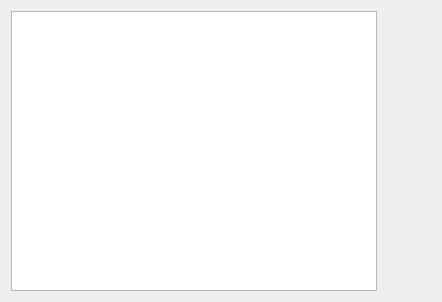
<?xml version="1.0" encoding="UTF-8"?>
<ui version="4.0">
 <class>kds_dishtype_setting</class>
 <widget class="QDialog" name="kds_dishtype_setting">
  <property name="geometry">
   <rect>
    <x>0</x>
    <y>0</y>
    <width>442</width>
    <height>302</height>
   </rect>
  </property>
  <property name="windowTitle">
   <string>Dialog</string>
  </property>
  <layout class="QHBoxLayout" name="horizontalLayout">
   <item>
    <widget class="lds_tablewidget" name="tableWidget"/>
   </item>
   <item>
    <layout class="QVBoxLayout" name="verticalLayout">
     <item>
      <widget class="QToolButton" name="toolButton_add">
       <property name="sizePolicy">
        <sizepolicy hsizetype="Preferred" vsizetype="Minimum">
         <horstretch>0</horstretch>
         <verstretch>0</verstretch>
        </sizepolicy>
       </property>
       <property name="minimumSize">
        <size>
         <width>40</width>
         <height>40</height>
        </size>
       </property>
       <property name="icon">
        <iconset resource="kds_res.qrc">
         <normaloff>:/kds/image/list-add.png</normaloff>:/kds/image/list-add.png</iconset>
       </property>
       <property name="iconSize">
        <size>
         <width>40</width>
         <height>40</height>
        </size>
       </property>
       <property name="toolButtonStyle">
        <enum>Qt::ToolButtonIconOnly</enum>
       </property>
       <property name="autoRaise">
        <bool>true</bool>
       </property>
      </widget>
     </item>
     <item>
      <spacer name="verticalSpacer">
       <property name="orientation">
        <enum>Qt::Vertical</enum>
       </property>
       <property name="sizeHint" stdset="0">
        <size>
         <width>20</width>
         <height>40</height>
        </size>
       </property>
      </spacer>
     </item>
     <item>
      <widget class="QToolButton" name="toolButton_ok">
       <property name="sizePolicy">
        <sizepolicy hsizetype="Preferred" vsizetype="Minimum">
         <horstretch>0</horstretch>
         <verstretch>0</verstretch>
        </sizepolicy>
       </property>
       <property name="minimumSize">
        <size>
         <width>40</width>
         <height>40</height>
        </size>
       </property>
       <property name="icon">
        <iconset resource="kds_res.qrc">
         <normaloff>:/kds/image/dialog-apply.png</normaloff>:/kds/image/dialog-apply.png</iconset>
       </property>
       <property name="iconSize">
        <size>
         <width>40</width>
         <height>40</height>
        </size>
       </property>
       <property name="toolButtonStyle">
        <enum>Qt::ToolButtonIconOnly</enum>
       </property>
       <property name="autoRaise">
        <bool>true</bool>
       </property>
      </widget>
     </item>
    </layout>
   </item>
  </layout>
 </widget>
 <customwidgets>
  <customwidget>
   <class>lds_tablewidget</class>
   <extends>QTableWidget</extends>
   <header>lds_tablewidget.h</header>
  </customwidget>
 </customwidgets>
 <resources>
  <include location="kds_res.qrc"/>
 </resources>
 <connections/>
</ui>
